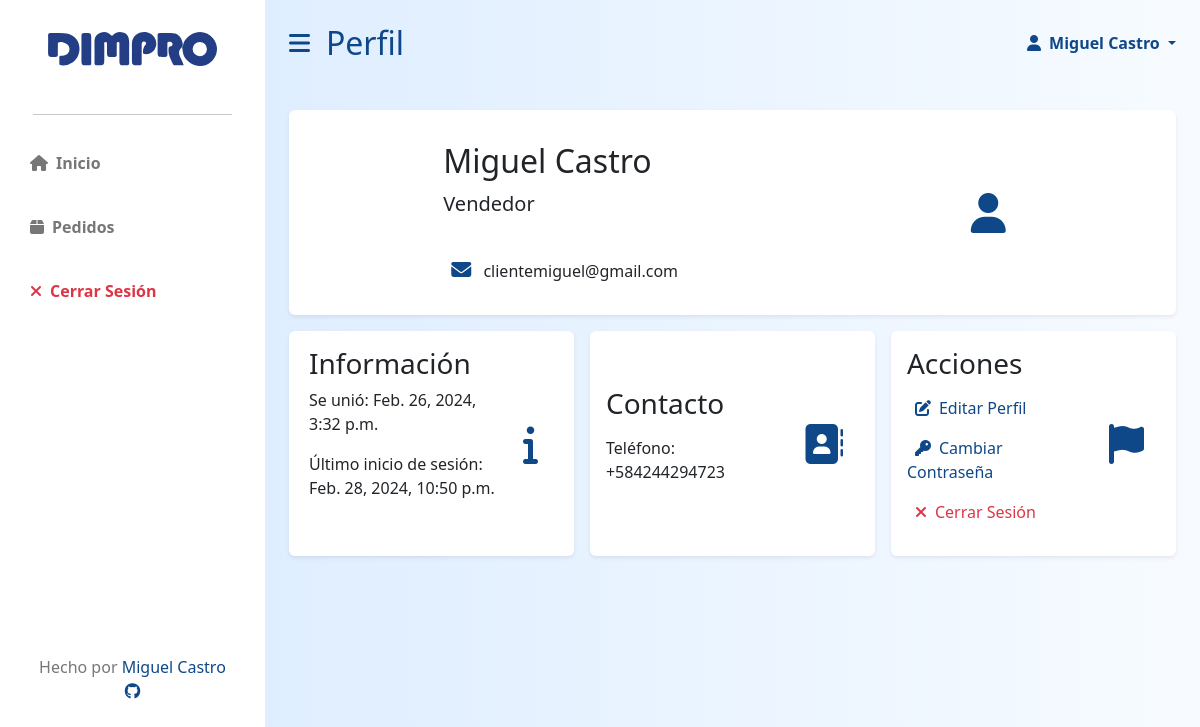
/client/profile/18/ (signed in), run on an earlier commit of the app's database.
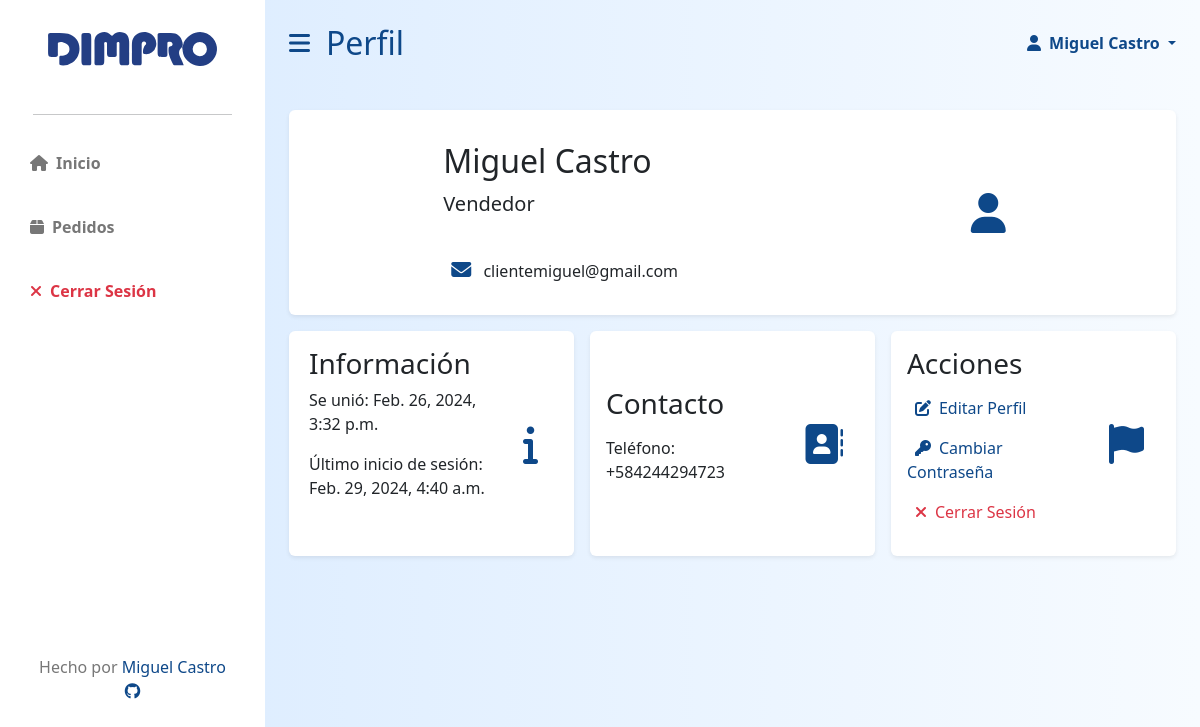
And on a later commit of the database.
### dimpro/models.py (models this page shows, shortened)
class User(AbstractBaseUser, PermissionsMixin):
    id = models.AutoField(primary_key=True)
    email = models.EmailField(blank=True, default='', unique=True)
    name = models.CharField(max_length=255, blank=True, default='')
    last_name = models.CharField(max_length=255, blank=True, default='')
    phoneregex = RegexValidator(regex=r"^\+?58?\d{11,15}$")
    phonenumber = models.CharField(
        validators=[phoneregex], max_length=17, blank=True, null=False
    )
    is_active = models.BooleanField(default=True)
    is_superuser = models.BooleanField(default=False)
    is_staff = models.BooleanField(default=False)
    is_operator = models.BooleanField(default=False)
    date_joined = models.DateTimeField(default=timezone.now)
    last_login = models.DateTimeField(blank=True, null=True)
    objects = CustomUserManager()
    USERNAME_FIELD = 'email'
    EMAIL_FIELD = 'email'
    REQUIRED_FIELDS = []
    class Meta:
        verbose_name = 'User'
        verbose_name_plural = 'Users'

### dimpro/views.py (the view)
# urls.py: path("client/profile/<int:id>/", views.client_profile, name='client_profile'),
@only_for('user')
def client_profile(request,id):
    user = request.user
    if request.user.id != id:
        return HttpResponseRedirect(f'/client/profile/{request.user.id}/')
    return render(request, 'dimpro/client/client_profile.html')

### dimpro/templates/dimpro/client/client_profile.html (shortened to what this page needs)
{% extends 'dimpro/client/client_layout.html' %}
{% load static %}
{% block stitle %}
    Perfil
{% endblock %}
{% block body %}
<div class="row g-3 my-2">
    <div class="col-md-12">
        <div class="p-3 bg-white shadow-sm d-flex justify-content-around align-items-center rounded">
            <div>
                    <h3 class="fs-2 mt-3">{{ user.name }} {{ user.last_name }}</h3>
                    <p class="fs-5">Vendedor</p>
                    <br>
                    <p><i class="mx-2 primary-text fs-5 fa-solid fa-envelope"></i> {{ user.email }}</p>
            </div>
            <i class="fas fa-user fs-1 primary-text p-3"></i>
        </div>
    </div>
    <div class="col-md-4">
        <div class="p-3 h-100 bg-white shadow-sm d-flex justify-content-around align-items center rounded align-items-center">
            <div class="w-75 h-100">
                    <h4 class="fs-3">Información</h4>
                    <p>Se unió: {{ user.date_joined }}</p>
                    <P>Último inicio de sesión: {{ user.last_login }}</P>
            </div>
            <i class="fas fa-info fs-1 primary-text p-3"></i>
        </div>
    </div>
    <div class="col-md-4">
        <div class="p-3 h-100 bg-white shadow-sm d-flex justify-content-around align-items center rounded align-items-center">
            <div class="w-75">
                    <h4 class="fs-3">Contacto</h4>
                    <P>Teléfono: {{ user.phonenumber }}</P>
            </div>
            <i class="fa-solid fa-address-book fs-1 primary-text p-3"></i>
        </div>
    </div>
    <div class="col-md-4">
        <div class="p-3 h-100 bg-white shadow-sm d-flex justify-content-around align-items center rounded align-items-center">
            <div class="w-75">
                    <h4 class="fs-3">Acciones</h4>
                    <a href="{% url 'dimpro:staff_profile_edit' user.id %}" class="primary-text grow">
                        <p><i class="fa-solid fa-pen-to-square mx-2"></i>Editar Perfil </p>
                    </a>
                    <a href="{% url 'dimpro:staff_changepw' user.id %}" class="primary-text grow">
                        <p><i class="fa-solid fa-key mx-2"></i>Cambiar Contraseña </p>
                    </a>
                    <a href="{% url 'dimpro:logout' %}" class="text-danger grow">
                        <p><i class="fa-solid fa-xmark mx-2"></i>Cerrar Sesión </p>
                    </a>
            </div>
            <i class="fa-solid fa-flag fs-1 primary-text p-3"></i>
        </div>
    </div>
</div>
{% endblock %}

### dimpro/templates/dimpro/client/client_layout.html (shortened to what this page needs)
{% load static %}
<!DOCTYPE html>
<html lang="es">
    <head>
        <link rel="stylesheet" href="https://cdn.jsdelivr.net/npm/bootstrap@5.2.3/dist/css/bootstrap.min.css" />
        <link rel="stylesheet" href="https://cdn.datatables.net/1.13.1/css/dataTables.bootstrap5.min.css" />
        <link rel="stylesheet" href="https://cdnjs.cloudflare.com/ajax/libs/font-awesome/6.2.1/css/all.min.css" />
        <link rel="stylesheet" href="{% static 'dimpro/styles.css' %}">
    </head>
    <body data-is-operator="{{ request.user.is_operator }}" data-is-user="true">
        <div class="d-flex" id="wrapper">
            <div class="bg-white" id="sidebar-wrapper">
                <div class="sidebar-heading text-center py-4 primary-text fs-4 fw-bold text-uppercase">
                    <a href="{% url 'dimpro:index' %}" class="growt">
                        <img class="mx-0 w-75 mb-2 mt-2"src="{% static 'dimpro/logodimpro.svg' %}" id="dimpro-sidebar-logo"alt="" >
                    </a>
                </div>
                <hr class="w-75 mx-auto">
                <div class="list-group list-group-flush my-3">
                    <a href="{% url 'dimpro:index' %}" class="growt list-group-item list-group-item-action bg-transparent second-text fw-bold">
                        <i class="fas fa-house me-2"></i>Inicio
                    </a>
                    <a href="{% url 'dimpro:client_orders' user.id %}" class="growt list-group-item list-group-item-action bg-transparent second-text fw-bold">
                        <i class="fas fa-box me-2"></i>Pedidos
                    </a>
                    <a href="{% url 'dimpro:logout' %}" class="growt list-group-item list-group-item-action bg-transparent text-danger fw-bold">
                        <i class="fas fa-xmark me-2"></i>Cerrar Sesión
                    </a>
                </div>
                <div class="d-flex flex-column h-50 justify-content-end">
                    <p class="text-center list-group-item">Hecho por <a class="primary-text" href="https://github.com/migueacastro" target="_blank">Miguel Castro <i class="fa-brands fa-github primary-text"></i></a></p>
                </div>
            </div>
            <div id="page-content-wrapper">
                <nav class="navbar d-flex navbar-expand-lg navbar-light bg-transparent py-4 px-4">
                    <div class="col-6 d-flex align-items-center">
                        <i class="fas fa-bars primary-text fs-4 me-3" id="menu-toggle"></i>
                        <h2 class="fs-2 m-0 primary-text">{% block stitle %}{% endblock %}</h2>
                    </div>
                    <div class="col-6 d-flex justify-content-end">
                        <a class="nav-link dropdown-toggle primary-text fw-bold" href="#" id="navbarDropdown"
                                        role="button" data-bs-toggle="dropdown" aria-expanded="false" >
                                        <i class="fas fa-user me-2"></i>{{ user.name }} {{ user.last_name }}
                        </a>
                    </div>
                </nav>
                <div class="container-fluid px-4 mb-5">
                    {% block body %}{% endblock %}
                </div>
            </div>
        </div>
    </body>
</html>

### dimpro/static/dimpro/styles.css (style rules this page uses)
:root { --main-bg-color:#0e4889; --main-text-color: #0e4889; --second-text-color: #fff; --second-bg-color: #4378da; --third-text-color: #777777; }
a { text-decoration: none !important; }
.primary-text { color: var(--main-text-color) }
.second-text { color: var(--second-text-color) }
.grow { transition: all .2s ease-in-out; }
.growt { transition: all .2s ease-in-out; }
#wrapper { overflow-x: hidden; background-image: linear-gradient( to right, #d8eaff, #f7fbff ) }
#sidebar-wrapper { min-height: 100vh; margin-left: -15rem; transition: margin 0.25s ease-out; }
#sidebar-wrapper .sidebar-heading { padding: 0.875rem 1.25rem; font-size: 1.2rem; }
#sidebar-wrapper .list-group { width: 15rem; }
#page-content-wrapper { min-width: 100vw; }
#menu-toggle { cursor: pointer; transition: margin 2s ease-out; }
.list-group-item { color: var(--third-text-color); border: none; padding: 20px 30px; }
a { text-decoration: none; }
@media (min-width: 1024px) { #sidebar-wrapper { margin-left: 0; } }
@media (min-width: 1024px) { #page-content-wrapper { min-width: 0; width: 100%; } }

What changed in the data, as far as the page shows it:
changed User "Miguel": last_login "Feb. 28, 2024, 10:50 p.m." → "Feb. 29, 2024, 4:40 a.m."
